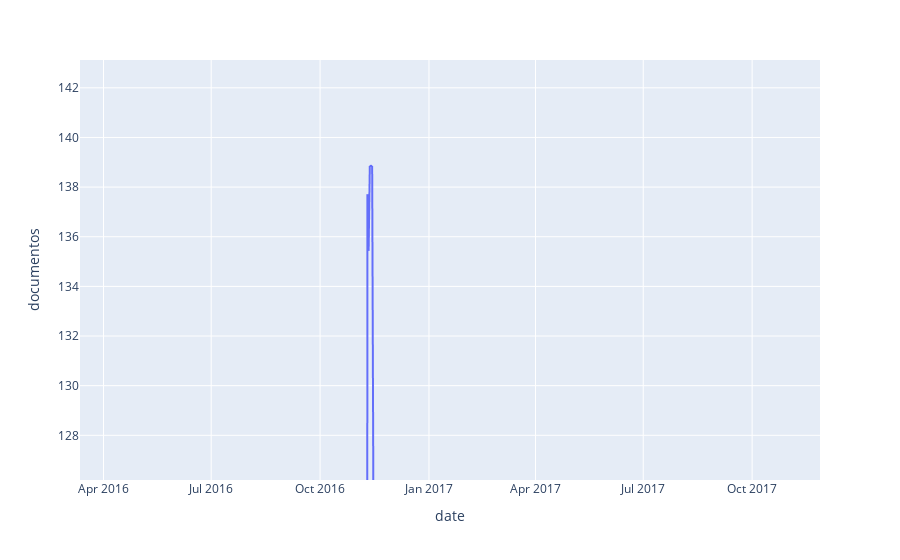

Here is the notebook cell this chart was saved with:
### Code cell
fig

### Figure 1 — Plotly figure (JSON) as saved in the notebook; plotly's stock layout.template omitted (floating-point values rounded to 4 significant figures; data arrays with more than 128 entries replaced by an {"elided": "..."} marker saying what was removed)
{"data": [{"hovertemplate": "date=%{x}<br>documentos=%{y}<extra></extra>", "legendgroup": "", "line": {"color": "#636efa", "dash": "solid"}, "mode": "lines", "name": "", "showlegend": false, "type": "scattergl", "x": {"elided": "4060 str values"}, "xaxis": "x", "y": {"elided": "4060 float values"}, "yaxis": "y"}], "layout": {"autosize": true, "hovermode": "x unified", "legend": {"tracegroupgap": 0}, "margin": {"t": 60}, "xaxis": {"anchor": "y", "autorange": false, "domain": [0, 1], "range": ["2016-03-12 03:39:26.3647", "2017-11-27 08:38:12.6336"], "showspikes": true, "title": {"text": "date"}, "type": "date"}, "yaxis": {"anchor": "x", "autorange": false, "domain": [0, 1], "range": [126.2, 143.1], "showspikes": false, "title": {"text": "documentos"}, "type": "linear"}}}
